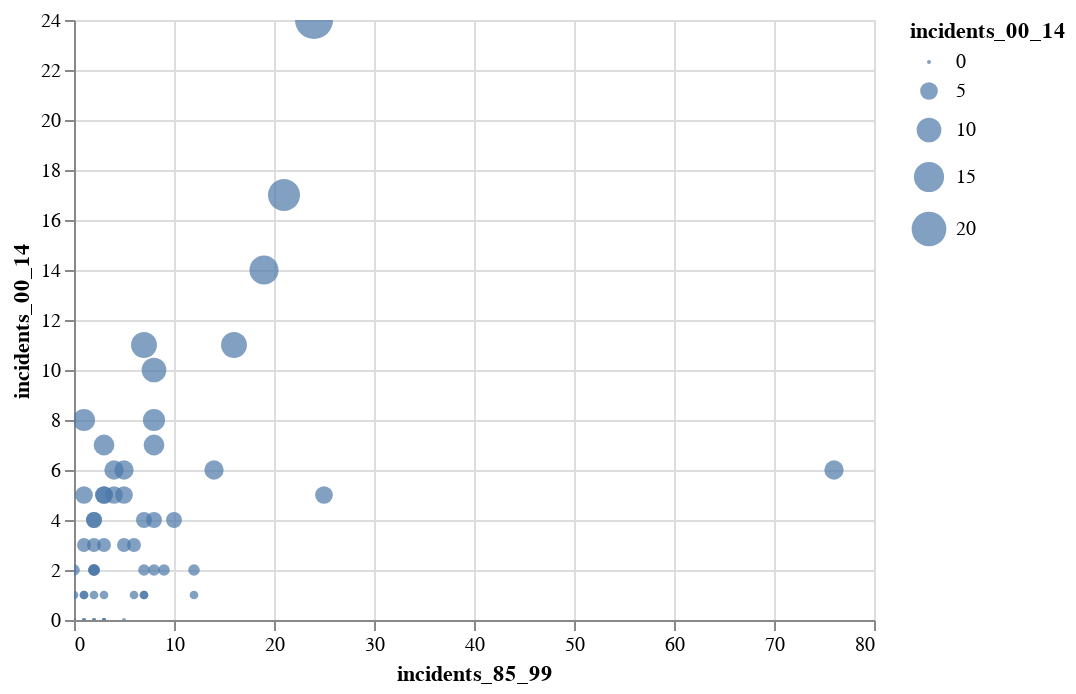

Notebook cell for this chart:
### Markdown cell above
## Which airlines are the safest to fly on?

### Code cell
alt.Chart(airData).mark_circle().encode(
    x = "incidents_85_99", 
    y = "incidents_00_14",
    size = "incidents_00_14",
    tooltip = ["airline", "incidents_85_99", "incidents_00_14"]
).interactive()

### Figure 1 — Vega-Lite specification as saved in the notebook (floating-point values rounded to 4 significant figures)
{"config": {"view": {"continuousWidth": 400, "continuousHeight": 300}}, "data": {"name": "data-cbfde810f5707b19171bbcb6b2aa09c5"}, "mark": "circle", "encoding": {"size": {"type": "quantitative", "field": "incidents_00_14"}, "tooltip": [{"type": "nominal", "field": "airline"}, {"type": "quantitative", "field": "incidents_85_99"}, {"type": "quantitative", "field": "incidents_00_14"}], "x": {"type": "quantitative", "field": "incidents_85_99"}, "y": {"type": "quantitative", "field": "incidents_00_14"}}, "selection": {"selector001": {"type": "interval", "bind": "scales", "encodings": ["x", "y"]}}, "$schema": "https://vega.github.io/schema/vega-lite/v4.8.1.json", "datasets": {"data-cbfde810f5707b19171bbcb6b2aa09c5": [{"airline": "Aer Lingus", "avail_seat_km_per_week": 320906734, "incidents_85_99": 2, "fatal_accidents_85_99": 0, "fatalities_85_99": 0, "incidents_00_14": 0, "fatal_accidents_00_14": 0, "fatalities_00_14": 0}, {"airline": "Aeroflot*", "avail_seat_km_per_week": 1197672318, "incidents_85_99": 76, "fatal_accidents_85_99": 14, "fatalities_85_99": 128, "incidents_00_14": 6, "fatal_accidents_00_14": 1, "fatalities_00_14": 88}, {"airline": "Aerolineas Argentinas", "avail_seat_km_per_week": 385803648, "incidents_85_99": 6, "fatal_accidents_85_99": 0, "fatalities_85_99": 0, "incidents_00_14": 1, "fatal_accidents_00_14": 0, "fatalities_00_14": 0}, {"airline": "Aeromexico*", "avail_seat_km_per_week": 596871813, "incidents_85_99": 3, "fatal_accidents_85_99": 1, "fatalities_85_99": 64, "incidents_00_14": 5, "fatal_accidents_00_14": 0, "fatalities_00_14": 0}, {"airline": "Air Canada", "avail_seat_km_per_week": 1865253802, "incidents_85_99": 2, "fatal_accidents_85_99": 0, "fatalities_85_99": 0, "incidents_00_14": 2, "fatal_accidents_00_14": 0, "fatalities_00_14": 0}, {"airline": "Air France", "avail_seat_km_per_week": 3004002661, "incidents_85_99": 14, "fatal_accidents_85_99": 4, "fatalities_85_99": 79, "incidents_00_14": 6, "fatal_accidents_00_14": 2, "fatalities_00_14": 337}, {"airline": "Air India*", "avail_seat_km_per_week": 869253552, "incidents_85_99": 2, "fatal_accidents_85_99": 1, "fatalities_85_99": 329, "incidents_00_14": 4, "fatal_accidents_00_14": 1, "fatalities_00_14": 158}, {"airline": "Air New Zealand*", "avail_seat_km_per_week": 710174817, "incidents_85_99": 3, "fatal_accidents_85_99": 0, "fatalities_85_99": 0, "incidents_00_14": 5, "fatal_accidents_00_14": 1, "fatalities_00_14": 7}, {"airline": "Alaska Airlines*", "avail_seat_km_per_week": 965346773, "incidents_85_99": 5, "fatal_accidents_85_99": 0, "fatalities_85_99": 0, "incidents_00_14": 5, "fatal_accidents_00_14": 1, "fatalities_00_14": 88}, {"airline": "Alitalia", "avail_seat_km_per_week": 698012498, "incidents_85_99": 7, "fatal_accidents_85_99": 2, "fatalities_85_99": 50, "incidents_00_14": 4, "fatal_accidents_00_14": 0, "fatalities_00_14": 0}, {"airline": "All Nippon Airways", "avail_seat_km_per_week": 1841234177, "incidents_85_99": 3, "fatal_accidents_85_99": 1, "fatalities_85_99": 1, "incidents_00_14": 7, "fatal_accidents_00_14": 0, "fatalities_00_14": 0}, {"airline": "American*", "avail_seat_km_per_week": 5228357340, "incidents_85_99": 21, "fatal_accidents_85_99": 5, "fatalities_85_99": 101, "incidents_00_14": 17, "fatal_accidents_00_14": 3, "fatalities_00_14": 416}, {"airline": "Austrian Airlines", "avail_seat_km_per_week": 358239823, "incidents_85_99": 1, "fatal_accidents_85_99": 0, "fatalities_85_99": 0, "incidents_00_14": 1, "fatal_accidents_00_14": 0, "fatalities_00_14": 0}, {"airline": "Avianca", "avail_seat_km_per_week": 396922563, "incidents_85_99": 5, "fatal_accidents_85_99": 3, "fatalities_85_99": 323, "incidents_00_14": 0, "fatal_accidents_00_14": 0, "fatalities_00_14": 0}, {"airline": "British Airways*", "avail_seat_km_per_week": 3179760952, "incidents_85_99": 4, "fatal_accidents_85_99": 0, "fatalities_85_99": 0, "incidents_00_14": 6, "fatal_accidents_00_14": 0, "fatalities_00_14": 0}, {"airline": "Cathay Pacific*", "avail_seat_km_per_week": 2582459303, "incidents_85_99": 0, "fatal_accidents_85_99": 0, "fatalities_85_99": 0, "incidents_00_14": 2, "fatal_accidents_00_14": 0, "fatalities_00_14": 0}, {"airline": "China Airlines", "avail_seat_km_per_week": 813216487, "incidents_85_99": 12, "fatal_accidents_85_99": 6, "fatalities_85_99": 535, "incidents_00_14": 2, "fatal_accidents_00_14": 1, "fatalities_00_14": 225}, {"airline": "Condor", "avail_seat_km_per_week": 417982610, "incidents_85_99": 2, "fatal_accidents_85_99": 1, "fatalities_85_99": 16, "incidents_00_14": 0, "fatal_accidents_00_14": 0, "fatalities_00_14": 0}, {"airline": "COPA", "avail_seat_km_per_week": 550491507, "incidents_85_99": 3, "fatal_accidents_85_99": 1, "fatalities_85_99": 47, "incidents_00_14": 0, "fatal_accidents_00_14": 0, "fatalities_00_14": 0}, {"airline": "Delta / Northwest*", "avail_seat_km_per_week": 6525658894, "incidents_85_99": 24, "fatal_accidents_85_99": 12, "fatalities_85_99": 407, "incidents_00_14": 24, "fatal_accidents_00_14": 2, "fatalities_00_14": 51}, {"airline": "Egyptair", "avail_seat_km_per_week": 557699891, "incidents_85_99": 8, "fatal_accidents_85_99": 3, "fatalities_85_99": 282, "incidents_00_14": 4, "fatal_accidents_00_14": 1, "fatalities_00_14": 14}, {"airline": "El Al", "avail_seat_km_per_week": 335448023, "incidents_85_99": 1, "fatal_accidents_85_99": 1, "fatalities_85_99": 4, "incidents_00_14": 1, "fatal_accidents_00_14": 0, "fatalities_00_14": 0}, {"airline": "Ethiopian Airlines", "avail_seat_km_per_week": 488560643, "incidents_85_99": 25, "fatal_accidents_85_99": 5, "fatalities_85_99": 167, "incidents_00_14": 5, "fatal_accidents_00_14": 2, "fatalities_00_14": 92}, {"airline": "Finnair", "avail_seat_km_per_week": 506464950, "incidents_85_99": 1, "fatal_accidents_85_99": 0, "fatalities_85_99": 0, "incidents_00_14": 0, "fatal_accidents_00_14": 0, "fatalities_00_14": 0}, {"airline": "Garuda Indonesia", "avail_seat_km_per_week": 613356665, "incidents_85_99": 10, "fatal_accidents_85_99": 3, "fatalities_85_99": 260, "incidents_00_14": 4, "fatal_accidents_00_14": 2, "fatalities_00_14": 22}, {"airline": "Gulf Air", "avail_seat_km_per_week": 301379762, "incidents_85_99": 1, "fatal_accidents_85_99": 0, "fatalities_85_99": 0, "incidents_00_14": 3, "fatal_accidents_00_14": 1, "fatalities_00_14": 143}, {"airline": "Hawaiian Airlines", "avail_seat_km_per_week": 493877795, "incidents_85_99": 0, "fatal_accidents_85_99": 0, "fatalities_85_99": 0, "incidents_00_14": 1, "fatal_accidents_00_14": 0, "fatalities_00_14": 0}, {"airline": "Iberia", "avail_seat_km_per_week": 1173203126, "incidents_85_99": 4, "fatal_accidents_85_99": 1, "fatalities_85_99": 148, "incidents_00_14": 5, "fatal_accidents_00_14": 0, "fatalities_00_14": 0}, {"airline": "Japan Airlines", "avail_seat_km_per_week": 1574217531, "incidents_85_99": 3, "fatal_accidents_85_99": 1, "fatalities_85_99": 520, "incidents_00_14": 0, "fatal_accidents_00_14": 0, "fatalities_00_14": 0}, {"airline": "Kenya Airways", "avail_seat_km_per_week": 277414794, "incidents_85_99": 2, "fatal_accidents_85_99": 0, "fatalities_85_99": 0, "incidents_00_14": 2, "fatal_accidents_00_14": 2, "fatalities_00_14": 283}, {"airline": "KLM*", "avail_seat_km_per_week": 1874561773, "incidents_85_99": 7, "fatal_accidents_85_99": 1, "fatalities_85_99": 3, "incidents_00_14": 1, "fatal_accidents_00_14": 0, "fatalities_00_14": 0}, {"airline": "Korean Air", "avail_seat_km_per_week": 1734522605, "incidents_85_99": 12, "fatal_accidents_85_99": 5, "fatalities_85_99": 425, "incidents_00_14": 1, "fatal_accidents_00_14": 0, "fatalities_00_14": 0}, {"airline": "LAN Airlines", "avail_seat_km_per_week": 1001965891, "incidents_85_99": 3, "fatal_accidents_85_99": 2, "fatalities_85_99": 21, "incidents_00_14": 0, "fatal_accidents_00_14": 0, "fatalities_00_14": 0}, {"airline": "Lufthansa*", "avail_seat_km_per_week": 3426529504, "incidents_85_99": 6, "fatal_accidents_85_99": 1, "fatalities_85_99": 2, "incidents_00_14": 3, "fatal_accidents_00_14": 0, "fatalities_00_14": 0}, {"airline": "Malaysia Airlines", "avail_seat_km_per_week": 1039171244, "incidents_85_99": 3, "fatal_accidents_85_99": 1, "fatalities_85_99": 34, "incidents_00_14": 3, "fatal_accidents_00_14": 2, "fatalities_00_14": 537}, {"airline": "Pakistan International", "avail_seat_km_per_week": 348563137, "incidents_85_99": 8, "fatal_accidents_85_99": 3, "fatalities_85_99": 234, "incidents_00_14": 10, "fatal_accidents_00_14": 2, "fatalities_00_14": 46}, {"airline": "Philippine Airlines", "avail_seat_km_per_week": 413007158, "incidents_85_99": 7, "fatal_accidents_85_99": 4, "fatalities_85_99": 74, "incidents_00_14": 2, "fatal_accidents_00_14": 1, "fatalities_00_14": 1}, {"airline": "Qantas*", "avail_seat_km_per_week": 1917428984, "incidents_85_99": 1, "fatal_accidents_85_99": 0, "fatalities_85_99": 0, "incidents_00_14": 5, "fatal_accidents_00_14": 0, "fatalities_00_14": 0}, {"airline": "Royal Air Maroc", "avail_seat_km_per_week": 295705339, "incidents_85_99": 5, "fatal_accidents_85_99": 3, "fatalities_85_99": 51, "incidents_00_14": 3, "fatal_accidents_00_14": 0, "fatalities_00_14": 0}, {"airline": "SAS*", "avail_seat_km_per_week": 682971852, "incidents_85_99": 5, "fatal_accidents_85_99": 0, "fatalities_85_99": 0, "incidents_00_14": 6, "fatal_accidents_00_14": 1, "fatalities_00_14": 110}, {"airline": "Saudi Arabian", "avail_seat_km_per_week": 859673901, "incidents_85_99": 7, "fatal_accidents_85_99": 2, "fatalities_85_99": 313, "incidents_00_14": 11, "fatal_accidents_00_14": 0, "fatalities_00_14": 0}, {"airline": "Singapore Airlines", "avail_seat_km_per_week": 2376857805, "incidents_85_99": 2, "fatal_accidents_85_99": 2, "fatalities_85_99": 6, "incidents_00_14": 2, "fatal_accidents_00_14": 1, "fatalities_00_14": 83}, {"airline": "South African", "avail_seat_km_per_week": 651502442, "incidents_85_99": 2, "fatal_accidents_85_99": 1, "fatalities_85_99": 159, "incidents_00_14": 1, "fatal_accidents_00_14": 0, "fatalities_00_14": 0}, {"airline": "Southwest Airlines", "avail_seat_km_per_week": 3276525770, "incidents_85_99": 1, "fatal_accidents_85_99": 0, "fatalities_85_99": 0, "incidents_00_14": 8, "fatal_accidents_00_14": 0, "fatalities_00_14": 0}, {"airline": "Sri Lankan / AirLanka", "avail_seat_km_per_week": 325582976, "incidents_85_99": 2, "fatal_accidents_85_99": 1, "fatalities_85_99": 14, "incidents_00_14": 4, "fatal_accidents_00_14": 0, "fatalities_00_14": 0}, {"airline": "SWISS*", "avail_seat_km_per_week": 792601299, "incidents_85_99": 2, "fatal_accidents_85_99": 1, "fatalities_85_99": 229, "incidents_00_14": 3, "fatal_accidents_00_14": 0, "fatalities_00_14": 0}, {"airline": "TACA", "avail_seat_km_per_week": 259373346, "incidents_85_99": 3, "fatal_accidents_85_99": 1, "fatalities_85_99": 3, "incidents_00_14": 1, "fatal_accidents_00_14": 1, "fatalities_00_14": 3}, {"airline": "TAM", "avail_seat_km_per_week": 1509195646, "incidents_85_99": 8, "fatal_accidents_85_99": 3, "fatalities_85_99": 98, "incidents_00_14": 7, "fatal_accidents_00_14": 2, "fatalities_00_14": 188}, {"airline": "TAP - Air Portugal", "avail_seat_km_per_week": 619130754, "incidents_85_99": 0, "fatal_accidents_85_99": 0, "fatalities_85_99": 0, "incidents_00_14": 0, "fatal_accidents_00_14": 0, "fatalities_00_14": 0}, {"airline": "Thai Airways", "avail_seat_km_per_week": 1702802250, "incidents_85_99": 8, "fatal_accidents_85_99": 4, "fatalities_85_99": 308, "incidents_00_14": 2, "fatal_accidents_00_14": 1, "fatalities_00_14": 1}, {"airline": "Turkish Airlines", "avail_seat_km_per_week": 1946098294, "incidents_85_99": 8, "fatal_accidents_85_99": 3, "fatalities_85_99": 64, "incidents_00_14": 8, "fatal_accidents_00_14": 2, "fatalities_00_14": 84}, {"airline": "United / Continental*", "avail_seat_km_per_week": 7139291291, "incidents_85_99": 19, "fatal_accidents_85_99": 8, "fatalities_85_99": 319, "incidents_00_14": 14, "fatal_accidents_00_14": 2, "fatalities_00_14": 109}, {"airline": "US Airways / America West*", "avail_seat_km_per_week": 2455687887, "incidents_85_99": 16, "fatal_accidents_85_99": 7, "fatalities_85_99": 224, "incidents_00_14": 11, "fatal_accidents_00_14": 2, "fatalities_00_14": 23}, {"airline": "Vietnam Airlines", "avail_seat_km_per_week": 625084918, "incidents_85_99": 7, "fatal_accidents_85_99": 3, "fatalities_85_99": 171, "incidents_00_14": 1, "fatal_accidents_00_14": 0, "fatalities_00_14": 0}, {"airline": "Virgin Atlantic", "avail_seat_km_per_week": 1005248585, "incidents_85_99": 1, "fatal_accidents_85_99": 0, "fatalities_85_99": 0, "incidents_00_14": 0, "fatal_accidents_00_14": 0, "fatalities_00_14": 0}, {"airline": "Xiamen Airlines", "avail_seat_km_per_week": 430462962, "incidents_85_99": 9, "fatal_accidents_85_99": 1, "fatalities_85_99": 82, "incidents_00_14": 2, "fatal_accidents_00_14": 0, "fatalities_00_14": 0}]}}
